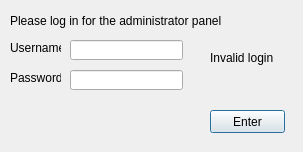
<?xml version="1.0" encoding="UTF-8"?>
<ui version="4.0">
 <class>AdminDialog</class>
 <widget class="QDialog" name="AdminDialog">
  <property name="geometry">
   <rect>
    <x>0</x>
    <y>0</y>
    <width>303</width>
    <height>152</height>
   </rect>
  </property>
  <property name="windowTitle">
   <string>Dialog</string>
  </property>
  <widget class="QPushButton" name="pushButton">
   <property name="geometry">
    <rect>
     <x>210</x>
     <y>110</y>
     <width>75</width>
     <height>23</height>
    </rect>
   </property>
   <property name="text">
    <string>Enter</string>
   </property>
  </widget>
  <widget class="QLabel" name="label">
   <property name="geometry">
    <rect>
     <x>10</x>
     <y>10</y>
     <width>211</width>
     <height>21</height>
    </rect>
   </property>
   <property name="text">
    <string>Please log in for the administrator panel.</string>
   </property>
  </widget>
  <widget class="QLineEdit" name="userLineEdit">
   <property name="geometry">
    <rect>
     <x>70</x>
     <y>40</y>
     <width>113</width>
     <height>20</height>
    </rect>
   </property>
  </widget>
  <widget class="QLineEdit" name="passLineEdit">
   <property name="geometry">
    <rect>
     <x>70</x>
     <y>70</y>
     <width>113</width>
     <height>20</height>
    </rect>
   </property>
   <property name="inputMask">
    <string comment="*"/>
   </property>
   <property name="echoMode">
    <enum>QLineEdit::Password</enum>
   </property>
  </widget>
  <widget class="QLabel" name="label_2">
   <property name="geometry">
    <rect>
     <x>10</x>
     <y>40</y>
     <width>51</width>
     <height>16</height>
    </rect>
   </property>
   <property name="text">
    <string>Username</string>
   </property>
  </widget>
  <widget class="QLabel" name="label_3">
   <property name="geometry">
    <rect>
     <x>10</x>
     <y>70</y>
     <width>51</width>
     <height>16</height>
    </rect>
   </property>
   <property name="text">
    <string>Password</string>
   </property>
  </widget>
  <widget class="QLabel" name="invalidLabel">
   <property name="geometry">
    <rect>
     <x>210</x>
     <y>50</y>
     <width>81</width>
     <height>16</height>
    </rect>
   </property>
   <property name="text">
    <string>Invalid login</string>
   </property>
  </widget>
 </widget>
 <resources/>
 <connections/>
</ui>
